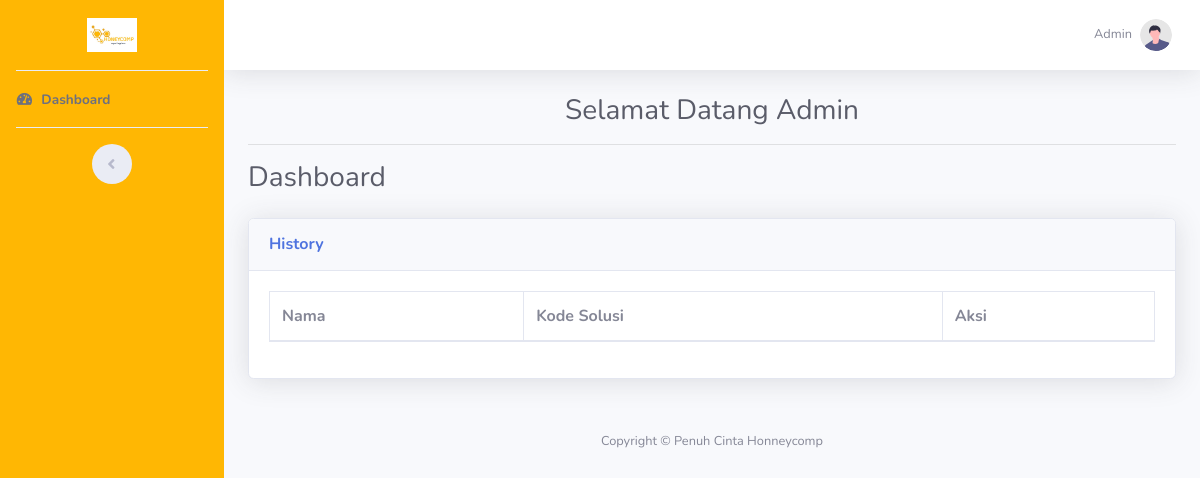
The page /admin/index.php (signed in) on the database as committed earlier.
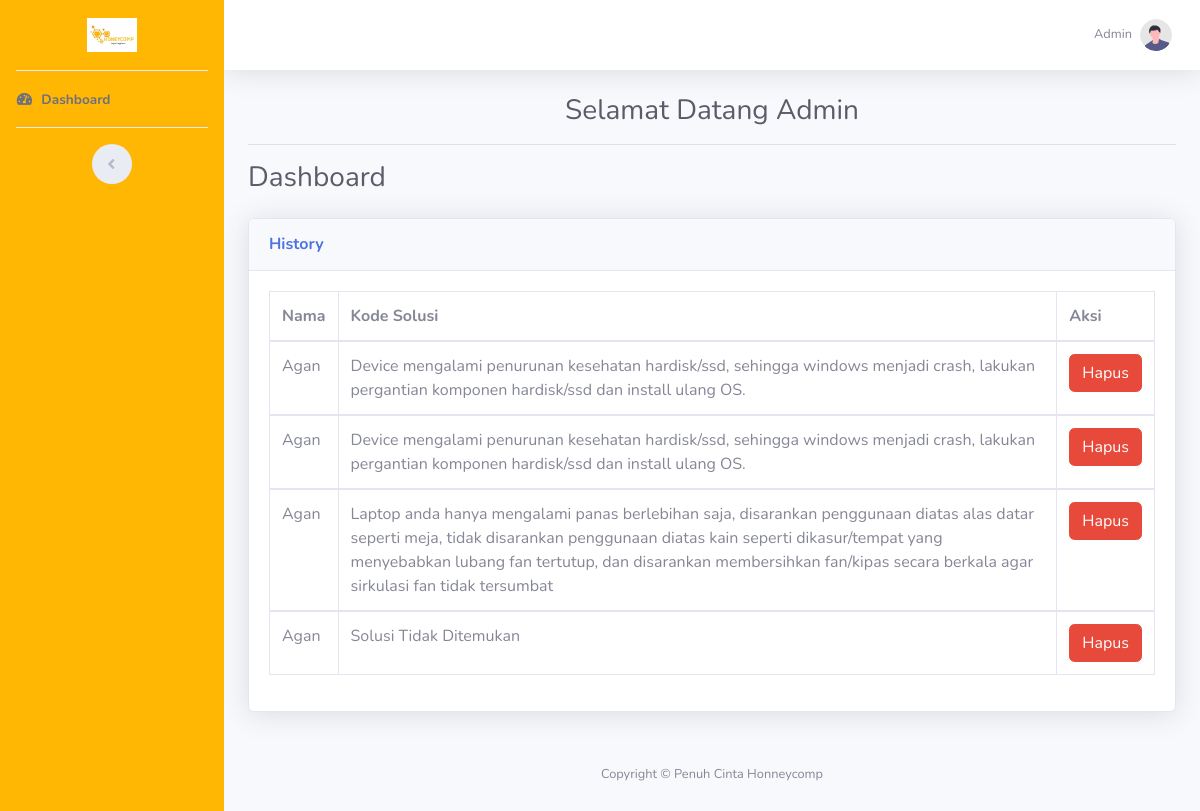
The same page on the database as committed later.
### tables this page shows
CREATE TABLE `tb_history` (
  `kode_history` int NOT NULL,
  `nama` varchar(100) NOT NULL,
  `kode_solusi` varchar(50) NOT NULL
);

CREATE TABLE `tb_solusi` (
  `kode_solusi` varchar(50) NOT NULL,
  `isi_solusi` text NOT NULL
);

### admin/index.php (the view, shortened to what this page needs)
<!DOCTYPE html>
<html lang="en">
<head>
    <link href="vendor/fontawesome-free/css/all.min.css" rel="stylesheet" type="text/css">
    <link href="css/sb-admin-2.min.css" rel="stylesheet">
</head>
<body id="page-top">
    <div id="wrapper">
        <ul class="navbar-nav sidebar sidebar-light accordion" style="background-color: #ffb703;" id="accordionSidebar">
            <a class="sidebar-brand d-flex align-items-center justify-content-center" href="index.php">
                <div class="sidebar-brand-text mx-3"><img src="../gambar/icon.jpeg" alt="" width="50"></div>
            </a>
            <hr class="sidebar-divider my-0">
            <li class="nav-item active">
                <a class="nav-link" href="index.html">
                    <i class="fas fa-fw fa-tachometer-alt"></i>
                    <span>Dashboard</span></a>
            </li>
            <hr class="sidebar-divider d-none d-md-block">
            <div class="text-center d-none d-md-inline">
                <button class="rounded-circle border-0" id="sidebarToggle"></button>
            </div>
        </ul>
        <div id="content-wrapper" class="d-flex flex-column">
            <div id="content">
                <nav class="navbar navbar-expand navbar-light bg-white topbar mb-4 static-top shadow">
                    <ul class="navbar-nav ml-auto">
                        <li class="nav-item dropdown no-arrow">
                            <a class="nav-link dropdown-toggle" href="#" id="userDropdown" role="button"
                                data-toggle="dropdown" aria-haspopup="true" aria-expanded="false">
                                <span class="mr-2 d-none d-lg-inline text-gray-600 small">Admin</span>
                                <img class="img-profile rounded-circle"
                                    src="img/undraw_profile.svg">
                            </a>
                        </li>
                    </ul>
                </nav>
                <div class="container-fluid">
                    <h1 class="h3 mb-0 text-gray-800 text-center">Selamat Datang Admin</h1>
                    <hr>
                    <div class="d-sm-flex align-items-center justify-content-between mb-4">
                        <h1 class="h3 mb-0 text-gray-800">Dashboard</h1>
                    </div>
                    <main>
                    <div class="card shadow mb-4">
                        <div class="card-header py-3">
                            <h6 class="m-0 font-weight-bold text-primary">History</h6>
                        </div>
                        <div class="card-body">
                            <div class="table-responsive">
                                <table class="table table-bordered" id="dataTable" width="100%" cellspacing="0">
                                    <thead>
                                        <tr>
                                            <th>Nama</th>
                                            <th>Kode Solusi</th>
                                            <th>Aksi</th>
                                        </tr>
                                    </thead>
                                    <?php
                                    include '../koneksi.php';
                                    $sql = "SELECT*FROM tb_history JOIN tb_solusi on tb_solusi.kode_solusi = tb_history.kode_solusi";
                                    $query = mysqli_query($connect,$sql);
                                    while($row = mysqli_fetch_assoc($query)):
                                    ?>
                                    <tbody>
                                        <tr>
                                            <td><?= $row['nama']; ?></td>
                                            <td><?= $row['isi_solusi']; ?></td>
                                            <td>
                                                <a href="hapus.php?kode_history=<?= $row['kode_history']; ?>" class="btn btn-danger" onclick="return confirm('Apakah anda yakin?')">Hapus</a>
                                            </td>
                                        </tr>
                                    </tbody>
                                    <?php
                                    endwhile;
                                    ?>
                                </table>
                            </div>
                        </div>
                    </div>
                    </main>
            <footer class="sticky-footer">
                <div class="container my-auto">
                    <div class="copyright text-center my-auto">
                        <span>Copyright &copy; Penuh Cinta Honneycomp</span>
                    </div>
                </div>
            </footer>
        </div>
    </div>
</body>
</html>

Rows that differ between the two databases and show on the page:
added tb_history: nama "Agan", kode_solusi.isi_solusi "Device mengalami penurunan kesehatan hardisk/ssd, sehingga windows menjadi crash, lakukan pergantian komponen hardisk/ssd dan install ulang OS."
added tb_history: nama "Agan", kode_solusi.isi_solusi "Device mengalami penurunan kesehatan hardisk/ssd, sehingga windows menjadi crash, lakukan pergantian komponen hardisk/ssd dan install ulang OS."
added tb_history: nama "Agan", kode_solusi.isi_solusi "Laptop anda hanya mengalami panas berlebihan saja, disarankan penggunaan diatas alas datar seperti meja, tidak disarankan penggunaan diatas kain seperti dikasur/tempat yang menyebabkan lubang fan tertutup, dan disarankan membersihkan fan/kipas secara berkala agar sirkulasi fan tidak tersumbat"
added tb_history: nama "Agan", kode_solusi.isi_solusi "Solusi Tidak Ditemukan"
